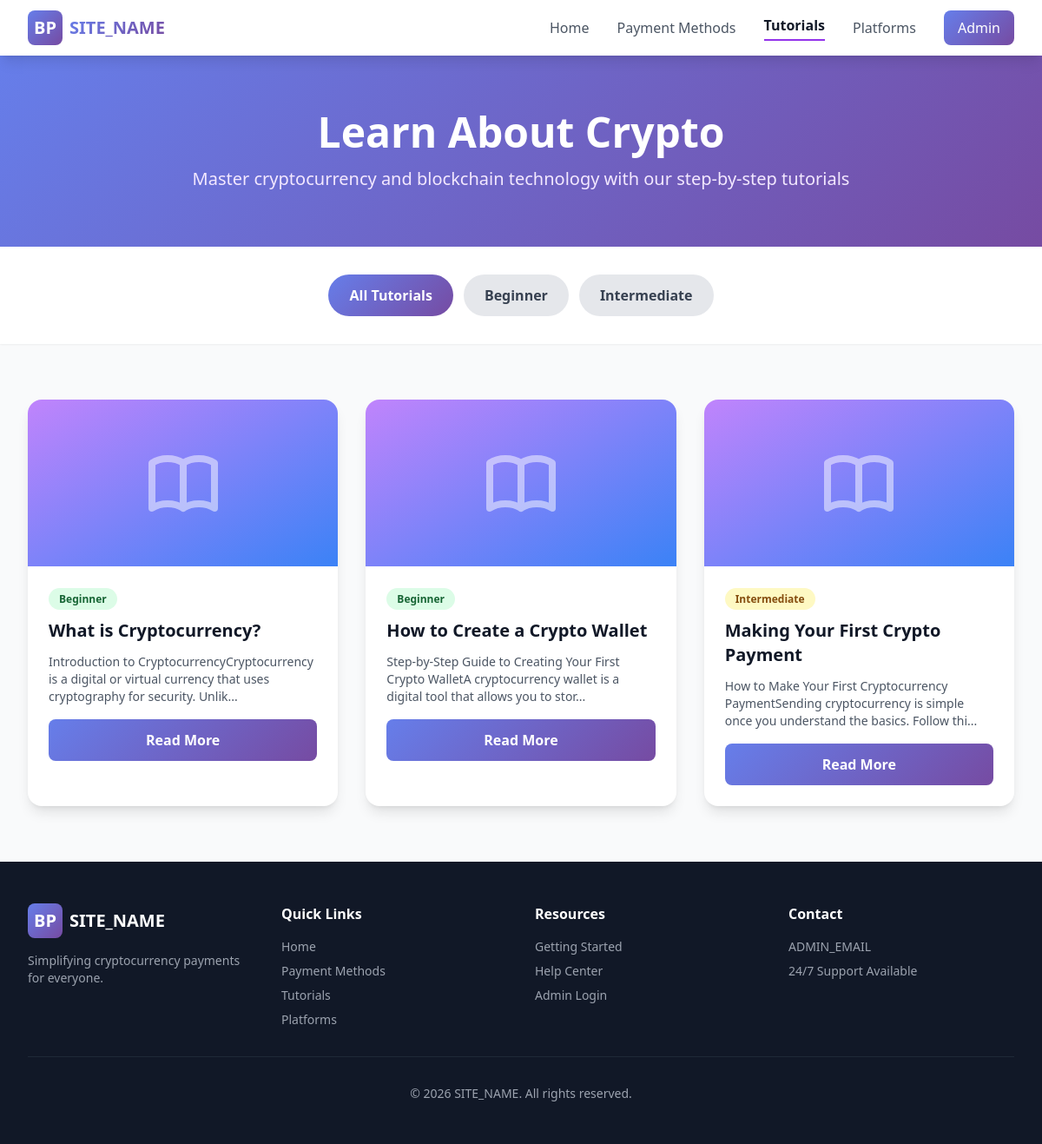
Screenshot of /tutorials.php with the database file from the repository.
### tables this page shows
CREATE TABLE IF NOT EXISTS tutorials (
    id INT AUTO_INCREMENT PRIMARY KEY,
    title VARCHAR(255) NOT NULL,
    slug VARCHAR(255) NOT NULL UNIQUE,
    content LONGTEXT NOT NULL,
    category VARCHAR(50) DEFAULT 'general',
    image_path VARCHAR(255) DEFAULT NULL,
    display_order INT DEFAULT 0,
    is_published TINYINT(1) DEFAULT 1,
    created_at TIMESTAMP DEFAULT CURRENT_TIMESTAMP,
    updated_at TIMESTAMP DEFAULT CURRENT_TIMESTAMP ON UPDATE CURRENT_TIMESTAMP,
    INDEX idx_slug (slug),
    INDEX idx_category (category),
    INDEX idx_is_published (is_published)
);

### includes/functions.php (called while the page is built, shortened)
<?php
function e($string) {
    return htmlspecialchars($string, ENT_QUOTES, 'UTF-8');
}
function truncate($text, $length = 100, $suffix = '...') {
    return substr($text, 0, $length) . $suffix;
}

### tutorials.php (the view, shortened to what this page needs)
<?php
require_once 'includes/db.php';
require_once 'includes/functions.php';
$category_filter = isset($_GET['category']) ? trim($_GET['category']) : 'all';
try {
    if ($category_filter !== 'all') {
        $stmt = $pdo->prepare("SELECT * FROM tutorials WHERE is_published = 1 AND category = ? ORDER BY display_order");
        $stmt->execute([$category_filter]);
    } else {
        $stmt = $pdo->prepare("SELECT * FROM tutorials WHERE is_published = 1 ORDER BY display_order");
        $stmt->execute();
    }
    $tutorials = $stmt->fetchAll();
    $stmt = $pdo->prepare("SELECT DISTINCT category FROM tutorials WHERE is_published = 1");
    $stmt->execute();
    $categories = $stmt->fetchAll(PDO::FETCH_COLUMN);
} catch (PDOException $e) {
    $error = "Database error occurred";
}
$category_colors = [
    'beginner' => 'bg-green-100 text-green-800',
    'intermediate' => 'bg-yellow-100 text-yellow-800',
    'advanced' => 'bg-red-100 text-red-800',
    'general' => 'bg-blue-100 text-blue-800'
];
?>
<!DOCTYPE html>
<html lang="en">
<head>
    <script src="https://cdn.tailwindcss.com"></script>
    <link rel="stylesheet" href="assets/css/custom.css">
</head>
<body class="bg-gray-50">
    <nav class="bg-white shadow-lg sticky top-0 z-50">
        <div class="max-w-7xl mx-auto px-4 sm:px-6 lg:px-8">
            <div class="flex justify-between h-16">
                <div class="flex items-center">
                    <a href="index.php" class="flex items-center space-x-2">
                        <div class="w-10 h-10 gradient-purple-blue rounded-lg flex items-center justify-center">
                            <span class="text-white text-xl font-bold">BP</span>
                        </div>
                        <span class="text-xl font-bold gradient-text"><?php echo e(SITE_NAME); ?></span>
                    </a>
                </div>
                <div class="hidden md:flex items-center space-x-8">
                    <a href="index.php" class="text-gray-600 hover:text-purple-600 transition">Home</a>
                    <a href="payment-methods.php" class="text-gray-600 hover:text-purple-600 transition">Payment Methods</a>
                    <a href="tutorials.php" class="text-gray-900 font-semibold border-b-2 border-purple-600 pb-1">Tutorials</a>
                    <a href="platforms.php" class="text-gray-600 hover:text-purple-600 transition">Platforms</a>
                    <a href="admin/login.php" class="px-4 py-2 gradient-purple-blue text-white rounded-lg hover:shadow-lg transition">Admin</a>
                </div>
            </div>
        </div>
    </nav>
    <section class="gradient-purple-blue text-white py-16">
        <div class="max-w-7xl mx-auto px-4 sm:px-6 lg:px-8">
            <div class="text-center fade-in">
                <h1 class="text-5xl font-bold mb-4">Learn About Crypto</h1>
                <p class="text-xl text-purple-100 max-w-3xl mx-auto">
                    Master cryptocurrency and blockchain technology with our step-by-step tutorials
                </p>
            </div>
        </div>
    </section>
    <section class="py-8 bg-white shadow-sm">
        <div class="max-w-7xl mx-auto px-4 sm:px-6 lg:px-8">
            <div class="flex flex-wrap justify-center gap-3">
                <a href="?category=all" class="px-6 py-3 rounded-full font-semibold transition <?php echo $category_filter === 'all' ? 'gradient-purple-blue text-white' : 'bg-gray-200 text-gray-700 hover:bg-gray-300'; ?>">
                    All Tutorials
                </a>
                <?php foreach ($categories as $cat): ?>
                <a href="?category=<?php echo e($cat); ?>" class="px-6 py-3 rounded-full font-semibold transition <?php echo $category_filter === $cat ? 'gradient-purple-blue text-white' : 'bg-gray-200 text-gray-700 hover:bg-gray-300'; ?>">
                    <?php echo e(ucfirst($cat)); ?>
                </a>
                <?php endforeach; ?>
            </div>
        </div>
    </section>
    <section class="py-16">
        <div class="max-w-7xl mx-auto px-4 sm:px-6 lg:px-8">
            <?php if (empty($tutorials)): ?>
            <div class="text-center py-16">
                <div class="text-6xl mb-4">📚</div>
                <h3 class="text-2xl font-bold text-gray-900 mb-4">No Tutorials Found</h3>
                <p class="text-gray-600 mb-8">
                    <?php if ($category_filter !== 'all'): ?>
                        No tutorials found in the "<?php echo e(ucfirst($category_filter)); ?>" category.
                    <?php else: ?>
                        There are no published tutorials available at the moment.
                    <?php endif; ?>
                </p>
                <?php if ($category_filter !== 'all'): ?>
                <a href="tutorials.php" class="inline-block px-8 py-3 gradient-purple-blue text-white rounded-lg font-semibold hover:shadow-lg transition">
                    View All Tutorials
                </a>
                <?php endif; ?>
            </div>
            <?php else: ?>
            <div class="grid md:grid-cols-2 lg:grid-cols-3 gap-8">
                <?php foreach ($tutorials as $index => $tutorial): ?>
                <div class="bg-white rounded-2xl shadow-lg overflow-hidden hover:shadow-2xl card-hover animate-on-scroll" style="animation-delay: <?php echo ($index % 9) * 0.1; ?>s">
                    <?php if ($tutorial['image_path']): ?>
                    <div class="h-48 bg-gradient-to-br from-purple-400 to-blue-500 overflow-hidden">
                        <img src="<?php echo e($tutorial['image_path']); ?>" alt="<?php echo e($tutorial['title']); ?>" class="w-full h-full object-cover">
                    </div>
                    <?php else: ?>
                    <div class="h-48 bg-gradient-to-br from-purple-400 to-blue-500 flex items-center justify-center">
                    </div>
                    <?php endif; ?>
                    <div class="p-6">
                        <div class="mb-3">
                            <span class="px-3 py-1 text-xs font-semibold rounded-full <?php echo $category_colors[$tutorial['category']] ?? 'bg-gray-100 text-gray-800'; ?>">
                                <?php echo e(ucfirst($tutorial['category'])); ?>
                            </span>
                        </div>
                        <h3 class="text-xl font-bold mb-3 text-gray-900"><?php echo e($tutorial['title']); ?></h3>
                        <p class="text-gray-600 mb-4 text-sm">
                            <?php
                            $clean_content = strip_tags($tutorial['content']);
                            echo truncate(e($clean_content), 120);
                            ?>
                        </p>
                        <button
                            onclick="showTutorial(<?php echo e($tutorial['id']); ?>)"
                            class="w-full px-6 py-3 gradient-purple-blue text-white rounded-lg font-semibold hover:shadow-lg transition"
                        >
                            Read More
                        </button>
                    </div>
                </div>
                <?php endforeach; ?>
            </div>
            <?php endif; ?>
        </div>
    </section>
    <footer class="bg-gray-900 text-white py-12">
        <div class="max-w-7xl mx-auto px-4 sm:px-6 lg:px-8">
            <div class="grid md:grid-cols-4 gap-8 mb-8">
                <div>
                    <div class="flex items-center space-x-2 mb-4">
                        <div class="w-10 h-10 gradient-purple-blue rounded-lg flex items-center justify-center">
                            <span class="text-white text-xl font-bold">BP</span>
                        </div>
                        <span class="text-xl font-bold"><?php echo e(SITE_NAME); ?></span>
                    </div>
                    <p class="text-gray-400 text-sm">
                        Simplifying cryptocurrency payments for everyone.
                    </p>
                </div>
                <div>
                    <h4 class="font-bold mb-4">Quick Links</h4>
                    <ul class="space-y-2 text-gray-400 text-sm">
                        <li><a href="index.php" class="hover:text-purple-400 transition">Home</a></li>
                        <li><a href="payment-methods.php" class="hover:text-purple-400 transition">Payment Methods</a></li>
                        <li><a href="tutorials.php" class="hover:text-purple-400 transition">Tutorials</a></li>
                        <li><a href="platforms.php" class="hover:text-purple-400 transition">Platforms</a></li>
                    </ul>
                </div>
                <div>
                    <h4 class="font-bold mb-4">Resources</h4>
                    <ul class="space-y-2 text-gray-400 text-sm">
                        <li><a href="tutorials.php" class="hover:text-purple-400 transition">Getting Started</a></li>
                        <li><a href="tutorials.php" class="hover:text-purple-400 transition">Help Center</a></li>
                        <li><a href="admin/login.php" class="hover:text-purple-400 transition">Admin Login</a></li>
                    </ul>
                </div>
                <div>
                    <h4 class="font-bold mb-4">Contact</h4>
                    <ul class="space-y-2 text-gray-400 text-sm">
                        <li><?php echo e(ADMIN_EMAIL); ?></li>
                        <li>24/7 Support Available</li>
                    </ul>
                </div>
            </div>
            <div class="border-t border-gray-800 pt-8 text-center text-gray-400 text-sm">
                <p>&copy; <?php echo date('Y'); ?> <?php echo e(SITE_NAME); ?>. All rights reserved.</p>
            </div>
        </div>
    </footer>
</body>
</html>

### assets/css/custom.css (style rules this page uses)
* { transition-property: color, background-color, border-color, transform, box-shadow; transition-duration: 200ms; transition-timing-function: ease-in-out; }
.gradient-text { background: linear-gradient(135deg, #667eea 0%, #764ba2 100%); -webkit-background-clip: text; -webkit-text-fill-color: transparent; background-clip: text; }
.gradient-purple-blue { background: linear-gradient(135deg, #667eea 0%, #764ba2 100%); }
.fade-in { animation: fadeIn 0.6s ease-out; }
.animate-on-scroll { opacity: 0; transform: translateY(30px); transition: opacity 0.6s ease-out, transform 0.6s ease-out; }
.animate-on-scroll.animated { opacity: 1; transform: translateY(0); }
.card-hover { transition: all 0.3s ease; }

### rows the page displays
tutorials: category "Beginner", title "What is Cryptocurrency?", content "Introduction to CryptocurrencyCryptocurrency is a digital or virtual currency that uses cryptography for security. Unlik..."
tutorials: category "Beginner", title "How to Create a Crypto Wallet", content "Step-by-Step Guide to Creating Your First Crypto WalletA cryptocurrency wallet is a digital tool that allows you to stor..."
tutorials: category "Intermediate", title "Making Your First Crypto Payment", content "How to Make Your First Cryptocurrency PaymentSending cryptocurrency is simple once you understand the basics. Follow thi..."

### other values shown
SITE_NAME "SITE_NAME"
$cat "Beginner"
$cat "Intermediate"
ADMIN_EMAIL "ADMIN_EMAIL"
